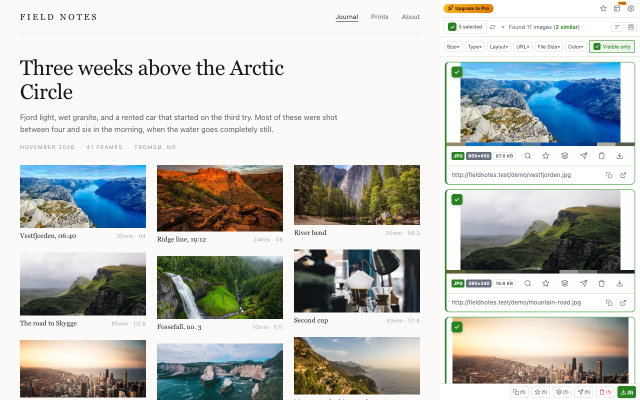
#> input picture assets/screenshots/batch-select-1280.png, 1280 x 800 px (shown at 1/2 size)
$ python make-cws-hero.py
#> lines starting #> are read from the running program, lines starting #| are printed output that depends on the picture
"""Compose the store artwork: the 1280x800 hero and the two promo tiles.

The hero used to be a flat green card with an abstract 3x3 grid. At 275x175 in
store search that grid reads as decoration, not as a product, and a flat fill
looks synthetic next to the gradient tiles already in assets/promo. It is now
a real side-panel capture on the branded gradient: the first screenshot has to
answer "what does this do" before anyone reads the description.

All three images share one gradient, one palette and one typeface so the small
tile, the large tile and the first screenshot cannot drift apart. The colours
are the extension's own --primary-color / --primary-hover from css/variables.css,
which is also what the panel itself renders with.

Rules that survived review:
- Text sits on the dark end of the gradient. White on #60b557 is 2.6:1.
- The capture is the real 600x800 panel, cropped out of the batch-select shot,
  rounded and shadowed so it reads as a surface above the green instead of a
  pasted rectangle.
- No abstract UI, no fake browser chrome, no second accent colour.

Usage: python3 scripts/make-cws-hero.py
Requires Pillow + numpy. Typeface is Avenir Next, present on macOS; on another
host point BOLD / REG at any geometric sans.

Grain and the capture make these PNGs large (hero lands near 1.3 MB). Run
`oxipng -o4 --strip safe` on the three outputs before uploading; it is lossless
and takes the hero under 1.25 MB, well inside the store's 2 MB cap.
"""
import os
from pathlib import Path

import numpy as np
from PIL import Image, ImageDraw, ImageFilter, ImageFont

ROOT = Path(__file__).resolve().parent.parent
SCREENS = ROOT / "assets/screenshots"
PROMO = ROOT / "assets/promo"

BOLD = ("/System/Library/Fonts/Avenir Next.ttc", 0)
REG = ("/System/Library/Fonts/Avenir Next.ttc", 7)

DARK = (42, 131, 35)  # #2a8323, --primary-color
LIGHT = (124, 201, 117)  # #7cc975, the dark-mode primary; also the light end here
MINT = (200, 240, 180)
WHITE = (255, 255, 255)
SUB = (226, 245, 218)

# The panel half of every 1280x800 store screenshot: the capture is 680px of
# page plus 600px of panel, so the panel always starts at x=680.
PANEL_CROP = (680, 0, 1280, 800)
PANEL_SRC = SCREENS / "batch-select-1280.png"


def font(spec, size):
    path, index = spec
    return ImageFont.truetype(path, size, index=index)


# [7 lines left out: function fit_size, not called in this run]


def backdrop(w, h):
    """Brand gradient, a slight vignette, a little grain.

    The grain is what separates this from a flat template fill; 2 grey levels
    of noise is invisible on a thumbnail but stops the gradient banding at
    full size. The vignette keeps the corners from looking printed.
    """
    yy, xx = np.mgrid[0:h, 0:w]
    t = (xx / (w - 1)) * 0.78 + (yy / (h - 1)) * 0.22
    # Gamma on the ramp keeps the left half on the dark end. A straight lerp
    # between two greens this close reads as a flat fill on a thumbnail.
    t = np.clip(t, 0.0, 1.0)[..., None] ** 1.30

    start, end = np.array(DARK, float), np.array(LIGHT, float)
    rgb = start + (end - start) * t

    dx = (xx - w / 2) / (w / 2)
    dy = (yy - h / 2) / (h / 2)
    edge = (dx * dx + dy * dy) / 2.0
    rgb = rgb - edge[..., None] ** 1.4 * 14

    rng = np.random.default_rng(7)
    rgb = rgb + rng.normal(0.0, 2.0, rgb.shape)
    return Image.fromarray(np.clip(rgb, 0, 255).astype(np.uint8), "RGB").convert("RGBA")


def panel_capture(w, h, crop=PANEL_CROP):
    shot = Image.open(PANEL_SRC).convert("RGB").crop(crop)
    return shot.resize((w, h), Image.LANCZOS).convert("RGBA")


def paste_panel(canvas, x, y, w, h, radius=20, crop=PANEL_CROP, shadow_offset=(0, 12)):
    shot = panel_capture(w, h, crop)
    mask = Image.new("L", (w, h), 0)
    box = ImageDraw.Draw(mask)
    if radius:
        box.rounded_rectangle([0, 0, w - 1, h - 1], radius=radius, fill=255)
    else:
        box.rectangle([0, 0, w - 1, h - 1], fill=255)

    sx, sy = shadow_offset
    shadow = Image.new("RGBA", canvas.size, (0, 0, 0, 0))
    ImageDraw.Draw(shadow).rounded_rectangle(
        [x + sx, y + sy, x + w - 1 + sx, y + h - 1 + sy], radius=radius, fill=(0, 0, 0, 120)
    )
    canvas.alpha_composite(shadow.filter(ImageFilter.GaussianBlur(26)))
    canvas.paste(shot, (x, y), mask)

    edge = ImageDraw.Draw(canvas)
    edge.rounded_rectangle([x, y, x + w - 1, y + h - 1], radius=radius,
                           outline=(255, 255, 255, 34), width=1)
    return canvas


def icon_mark(canvas, x, y, side):
    """The app icon, cropped to its alpha bbox before scaling.

    The source PNG carries 37-42px of transparent padding on every side, so
    pasting it un-cropped leaves the artwork visually off-centre. No white
    plate: the icon already has its own light rim, and a plate behind it reads
    as a sticker.
    """
    icon = Image.open(PROMO / "icon-300.png").convert("RGBA")
    icon = icon.crop(icon.getchannel("A").getbbox()).resize((side, side), Image.LANCZOS)
    canvas.paste(icon, (x, y), icon)
    return side


# [13 lines left out: function pill, not called in this run]


def write_hero(path):
    W, H = 1280, 800
    canvas = backdrop(W, H)
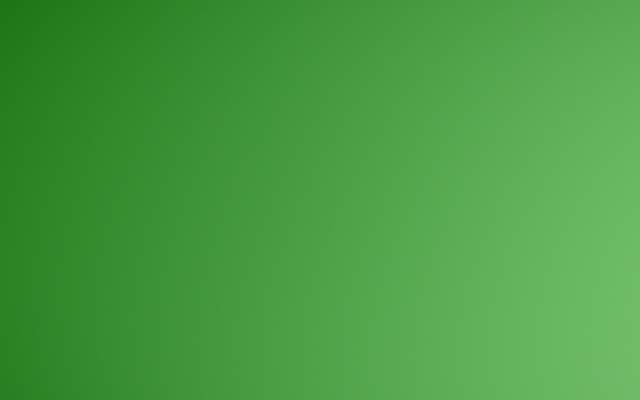
#> canvas: PIL image 1280x800 RGBA (shown at 1/2 size); mean R, G, B, A 72.9, 156.9, 66, 255
    draw = ImageDraw.Draw(canvas)

    # Panel: 0.94 of its native pixels, inset 24px on three sides so all four
    # corners stay visible. The right-hand gutter is what keeps it from looking
    # like a crop that ran off the canvas.
    pw, ph = 564, 752
    px, py = W - pw - 24, 24
    paste_panel(canvas, px, py, pw, ph)
#> in panel_capture, `shot = Image.open(PANEL_SRC).convert("RGB").crop(crop)`:
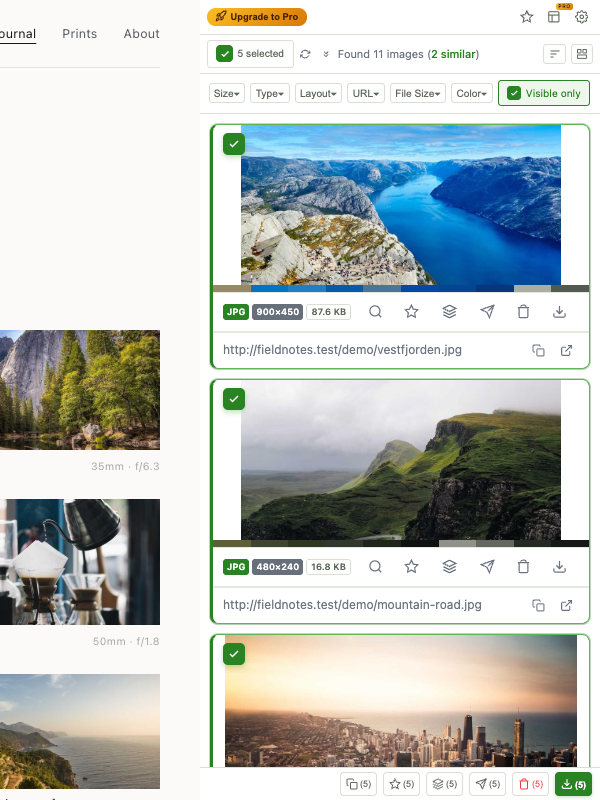
#> shot: PIL image 600x800 RGB; mean R, G, B 190.3, 195.8, 193.4
#> in panel_capture, `return shot.resize((w, h), Image.LANCZOS).convert("RGBA")`:
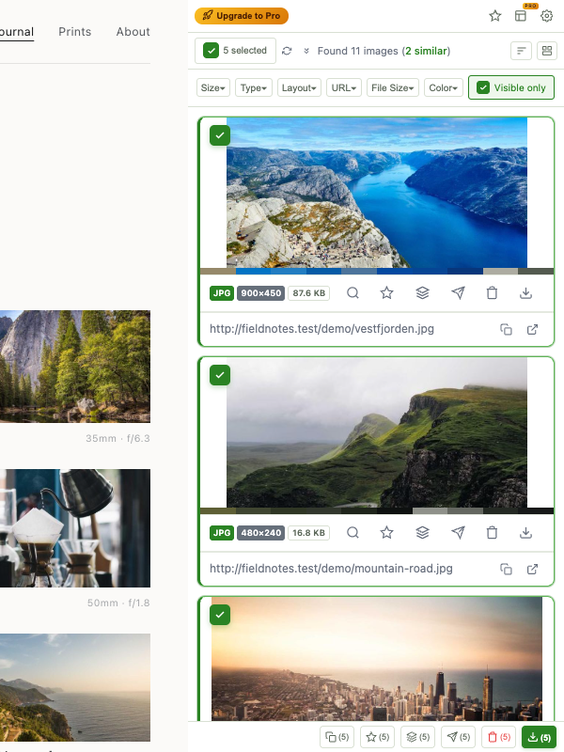
#> returned value: PIL image 564x752 RGBA; mean R, G, B, A 190.1, 195.6, 193.1, 255
#> in paste_panel, `mask = Image.new("L", (w, h), 0)`: mask: PIL image 564x752 L; every value is 0
#> in paste_panel, `shadow = Image.new("RGBA", canvas.size, (0, 0, 0, 0))`: shadow: PIL image 1280x800 RGBA; every value is 0
#> in paste_panel, `ImageDraw.Draw(shadow).rounded_rectangle( [x + sx, y + sy, x + w - 1 +..`:
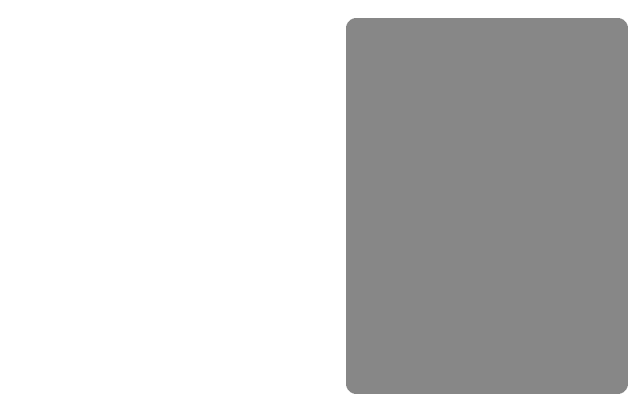
#> shadow: PIL image 1280x800 RGBA (shown at 1/2 size); mean R, G, B, A 0, 0, 0, 49.7; transparent parts drawn white
#> in paste_panel, `canvas.alpha_composite(shadow.filter(ImageFilter.GaussianBlur(26)))`:
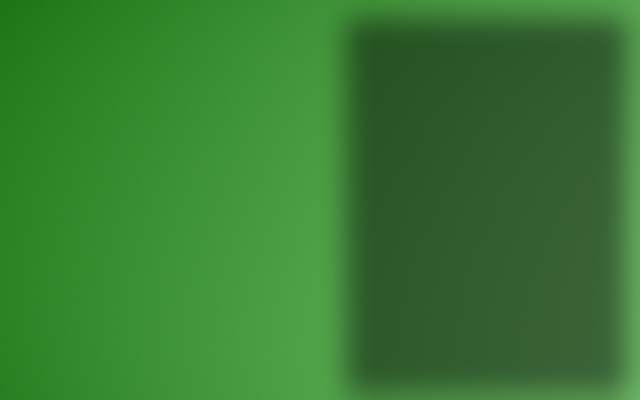
#> canvas: PIL image 1280x800 RGBA (shown at 1/2 size); mean R, G, B, A 55.4, 123.6, 49.8, 255
#> in paste_panel, `canvas.paste(shot, (x, y), mask)`:
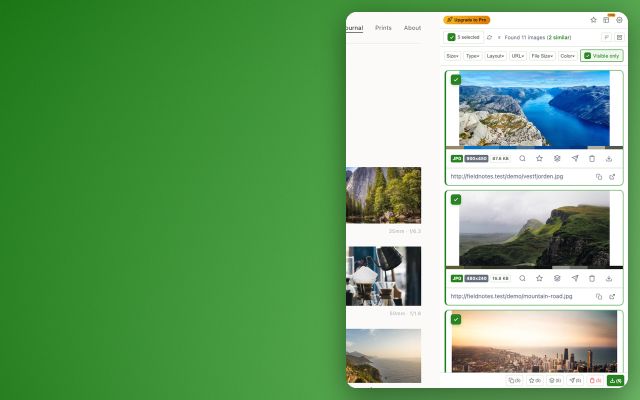
#> canvas: PIL image 1280x800 RGBA (shown at 1/2 size); mean R, G, B, A 113.1, 164.7, 110.3, 255

    col = 88
    col_w = px - 56 - col

    plate = icon_mark(canvas, col, 88, 96)
    draw = ImageDraw.Draw(canvas)
    draw.text((col + plate + 24, 88 + plate / 2), "Image Harvest",
              font=font(BOLD, 34), fill=WHITE, anchor="lm")

    lines = ["Batch download", "every image", "on a page."]
    size = fit_size(draw, lines, BOLD, col_w, 72, 44)
    line = round(size * 1.16)
    base = 316
    for i, text in enumerate(lines):
        draw.text((col, base + i * line), text,
                  font=font(BOLD, size), fill=MINT if i == 2 else WHITE, anchor="ls")

    sub_base = base + 2 * line + 78
    for i, text in enumerate(["Select what you want,", "save it all as one ZIP."]):
        draw.text((col, sub_base + i * 38), text, font=font(REG, 27), fill=SUB, anchor="ls")

    pill(draw, col, sub_base + 38 + 62, "Free  ·  Chrome & Edge")

    path.parent.mkdir(parents=True, exist_ok=True)
    canvas.convert("RGB").save(path, "PNG")
    print("wrote", os.path.relpath(path, ROOT), (W, H), "title", size)


# [68 lines left out: functions write_small, write_top, not called in this run]


if __name__ == "__main__":
#> (the run stopped early here; a loop or call above may not have finished)

$ run again, with assets/screenshots/ai-tags-1280.png copied over assets/screenshots/batch-select-1280.png
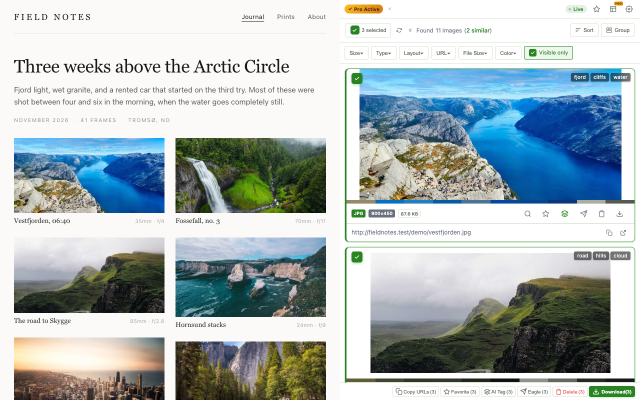
#> input picture assets/screenshots/ai-tags-1280.png, 1280 x 800 px (shown at 1/2 size)
#> in panel_capture, `return shot.resize((w, h), Image.LANCZOS).convert("RGBA")`:
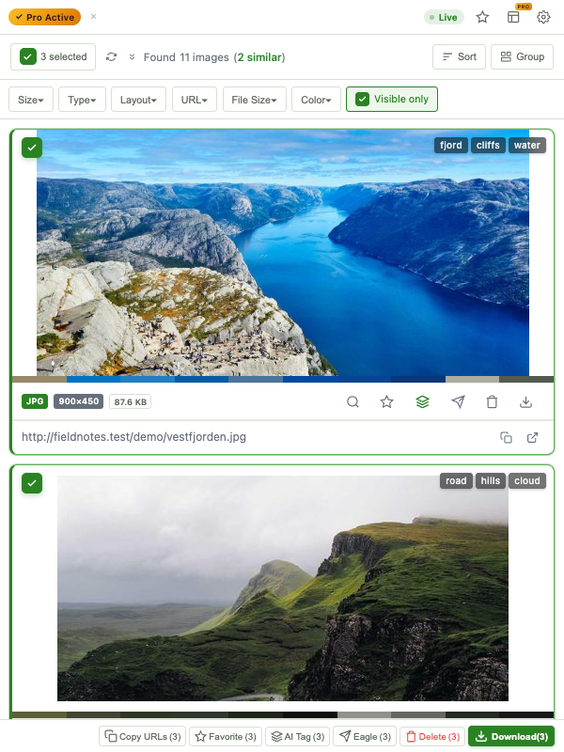
#> returned value: PIL image 564x752 RGBA; mean R, G, B, A 163.3, 181.2, 189, 255
#> mask: PIL image 564x752 L; every value is 0
#> in paste_panel, `canvas.paste(shot, (x, y), mask)`:
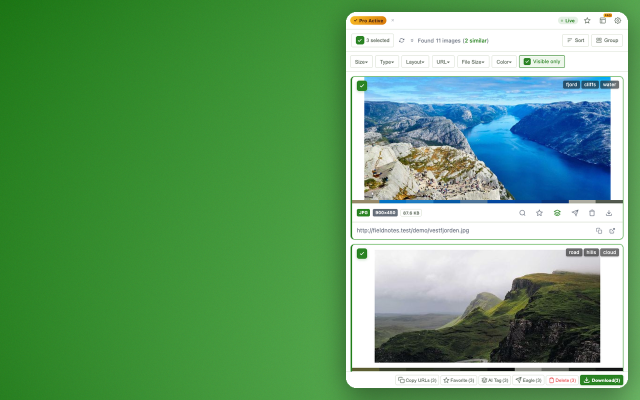
#> canvas: PIL image 1280x800 RGBA (shown at 1/2 size); mean R, G, B, A 102, 158.7, 108.6, 255

$ run again, with assets/screenshots/collection-1280.png copied over assets/screenshots/batch-select-1280.png
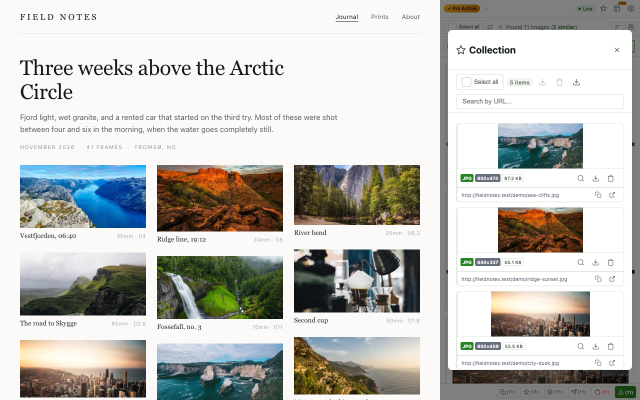
#> input picture assets/screenshots/collection-1280.png, 1280 x 800 px (shown at 1/2 size)
#> in panel_capture, `shot = Image.open(PANEL_SRC).convert("RGB").crop(crop)`:
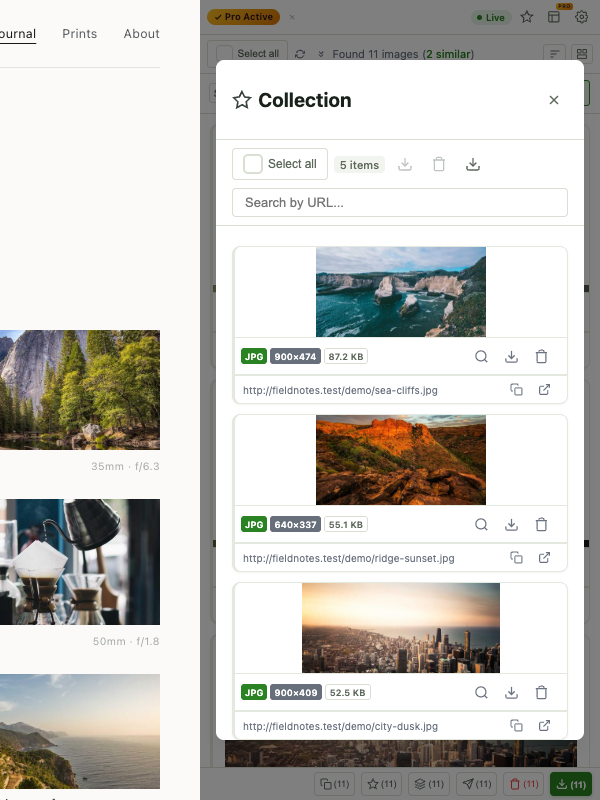
#> shot: PIL image 600x800 RGB; mean R, G, B 200.7, 199.3, 194.9
#> mask: PIL image 564x752 L; every value is 0
#> in paste_panel, `canvas.paste(shot, (x, y), mask)`:
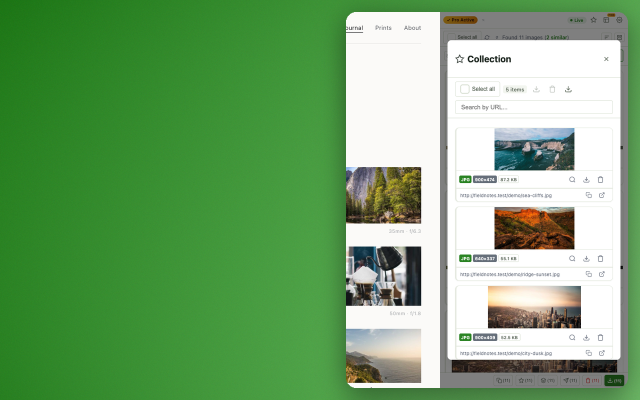
#> canvas: PIL image 1280x800 RGBA (shown at 1/2 size); mean R, G, B, A 117.4, 166.2, 111, 255
